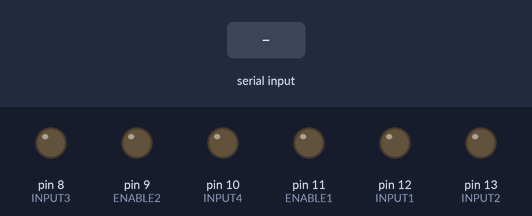
The sketch below on a simulated Arduino Uno, built with avr-gcc and run on an emulated ATmega328P. Parts: output pins drawn as LEDs (lit = HIGH). The test bench sets the inputs (shaded band). What the sketch prints to the serial monitor is not drawn.

Above: at 1.2 s.
1.3 s: "w" received over Serial
At 1.6 s:
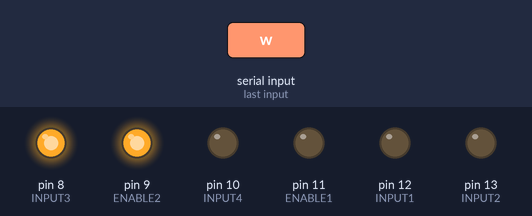
2.8 s: byte 32 (' ') received over Serial
At 4.0 s:
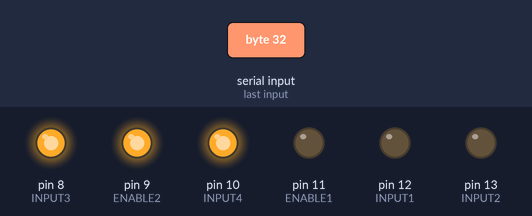
4.3 s: "s" received over Serial
At 5.1 s:
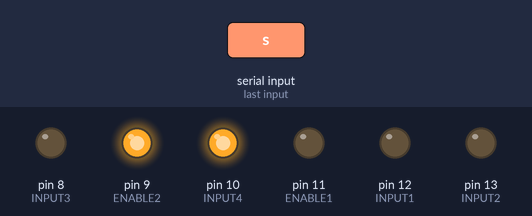
5.8 s: "a" received over Serial
At 6.2 s:
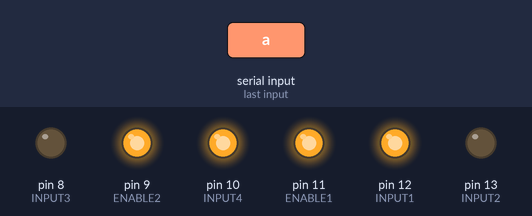
7.3 s: "d" received over Serial
At 8.5 s:
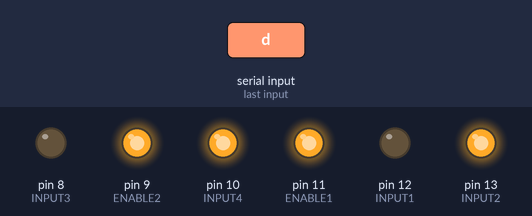
8.8 s: "q" received over Serial
At 9.7 s:
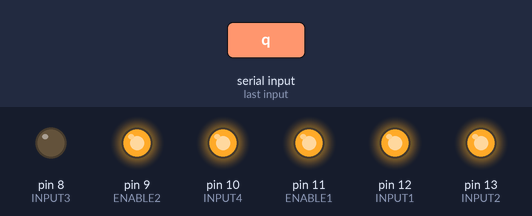
Timing chart, 0 to 11.3 s (numbered marks = the images above; inputs shaded):
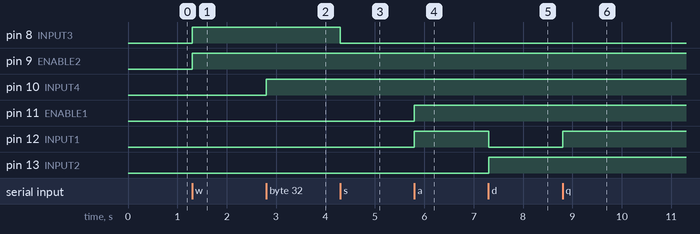

Measured:
- after the input at 1.3 s, pin 8 (INPUT3), pin 9 (ENABLE2): LOW → HIGH at once
- after the input at 2.8 s, pin 10 (INPUT4): LOW → HIGH at once
- after the input at 4.3 s, pin 8 (INPUT3): HIGH → LOW at once
- after the input at 5.8 s, pin 11 (ENABLE1), pin 12 (INPUT1): LOW → HIGH at once
- after the input at 7.3 s, pin 12 (INPUT1): HIGH → LOW at once; pin 13 (INPUT2): LOW → HIGH at once
- after the input at 8.8 s, pin 12 (INPUT1): LOW → HIGH at once

The sketch:

sketch.ino
```cpp
#define ENABLE1 11
#define ENABLE2 9
#define INPUT1 12
#define INPUT2 13
#define INPUT3 8
#define INPUT4 10

char incomingByte = 0;

void setup() {
  pinMode(ENABLE1, OUTPUT);
  pinMode(ENABLE2, OUTPUT);
  pinMode(INPUT1, OUTPUT);
  pinMode(INPUT2, OUTPUT);
  pinMode(INPUT3, OUTPUT);
  pinMode(INPUT4, OUTPUT);
  Serial.begin(9600);
}
void loop() {
        if (Serial.available() > 0) {
                incomingByte = Serial.read();
                Serial.print(incomingByte);
                switch (incomingByte) {
                  case 'w': forward();
                    break;
                  case 's': backward();
                    break;
                  case ' ': brake();
                    break;
                  case 'a': left();
                    break;
                  case 'd': right();
                    break;
                  case 'q': center();
                    break;
                  default: Serial.print(" error ");
                    break;
                }
        }
}
void forward() {
  digitalWrite(ENABLE2,LOW);
  digitalWrite(INPUT3,HIGH);
  digitalWrite(INPUT4,LOW);
  digitalWrite(ENABLE2,HIGH);
}
void backward() {
  digitalWrite(ENABLE2,LOW);
  digitalWrite(INPUT3,LOW);
  digitalWrite(INPUT4,HIGH);
  digitalWrite(ENABLE2,HIGH);
}
void neutrally() {
  digitalWrite(ENABLE2,LOW);
}
void brake() {
  digitalWrite(ENABLE2,LOW);
  digitalWrite(INPUT3,HIGH);
  digitalWrite(INPUT4,HIGH);
  digitalWrite(ENABLE2,HIGH);
}
void left() {
  digitalWrite(ENABLE1,LOW);
  digitalWrite(INPUT1,HIGH);
  digitalWrite(INPUT2,LOW);
  digitalWrite(ENABLE1,HIGH);
}
void right() {
  digitalWrite(ENABLE1,LOW);
  digitalWrite(INPUT1,LOW);
  digitalWrite(INPUT2,HIGH);
  digitalWrite(ENABLE1,HIGH);
}
void center() {
  digitalWrite(ENABLE1,LOW);
  digitalWrite(INPUT1,HIGH);
  digitalWrite(INPUT2,HIGH);
  digitalWrite(ENABLE1,HIGH);
}
```
